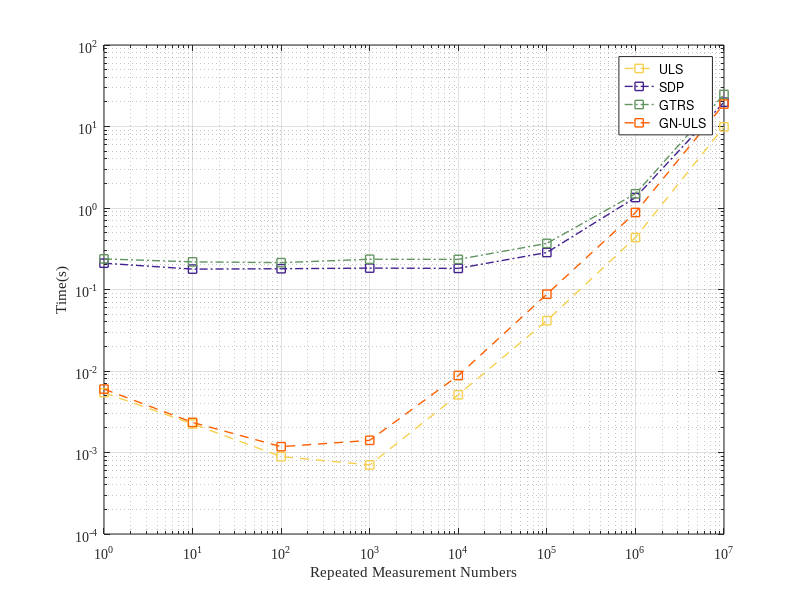

The MATLAB source for this figure:
clear
T=[1,10,100,1000,10000,100000,1000000,10000000];
load('time_GNSDP.mat')
load('time_GTRS.mat')
load('time_GNULS.mat')
figure
%ULS
loglog(T,time_0,'--s','LineWidth',1,'MarkerSize',6,'Color','#f6d04d');
hold on
%GN-SDP
loglog(T,time_1,'-.s','LineWidth',1,'MarkerSize',6,'Color','#42218E');
hold on
%GTRS
loglog(T,time_2,'-.s','LineWidth',1,'MarkerSize',6,'Color','#629460');
hold on
%GN-ULS
loglog(T,time_e,'--s','LineWidth',1,'MarkerSize',6,'Color','#fd5f00');
hold on
set(gca,'Fontname', 'Times New Roman')
xlabel('Repeated Measurement Numbers')
ylabel('Time(s)')
legend( 'ULS','SDP','GTRS','GN-ULS','Location','Best')
grid on

